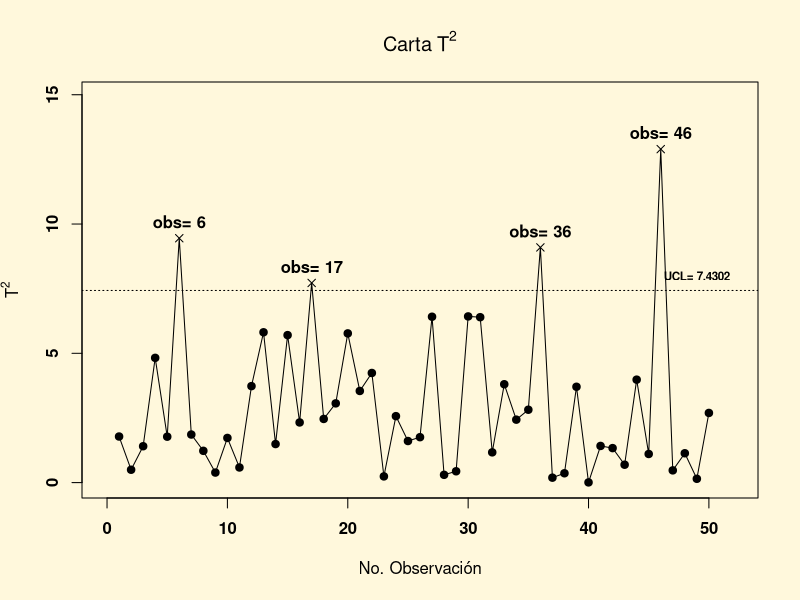

This figure's R source: (Note: this script raises an error after producing the figure.)
#Simeulación de datos:
library(MASS)
mu<-c(28.1,7.18,3.089)
Sigma<- matrix(c(140.54,49.68,1.94,49.68,72.25,3.68,1.94,3.68,0.25),ncol=3,byrow=T)
X <- mvrnorm(50,mu=mu,Sigma=Sigma)
alpha <- 0.05

n<-nrow(X)
p<-ncol(X)

UCL<-(((n-1)^2)/n)*qbeta((1-alpha),(p/2),(n-p-1)/2)

Xmedia<-apply(X,2,mean)

Su<-var(X)

T2<-mahalanobis(X,center=Xmedia,cov=Su)

Observacion<-1:n

par(bg="cornsilk")

plot(Observacion,
     T2,
     type='l',
     xlim=c(0,n+2),
     ylim=c(0,max(UCL,max(T2))+2),
     main=expression("Carta"*~T^2),
     ylab=expression(T^2),xlab="No. Observación",font=2)
abline(h=UCL,lty=3)
for(i in 1:n)
{
  temp<-ifelse((T2[i]>UCL),4,19)
  points(Observacion[i],T2[i],pch=temp)
  if(T2[i]>UCL)text(i,T2[i],labels=paste('obs=',i),pos=3,font=2,ex=0.7) 
}
text((max(Observacion)-1),
     UCL,
     paste('UCL=',round(UCL,digits=4)),
     pos=3,
     font=2,cex=0.7)
legend(locator(1),c(paste("p=",p),paste("alpha=",alpha),
                    paste("n=",n)),
       ncol=3,cex=0.7,bg='gray95')
(estimaciones<-list(medias=Xmedia,var=Su,T2=T2))


